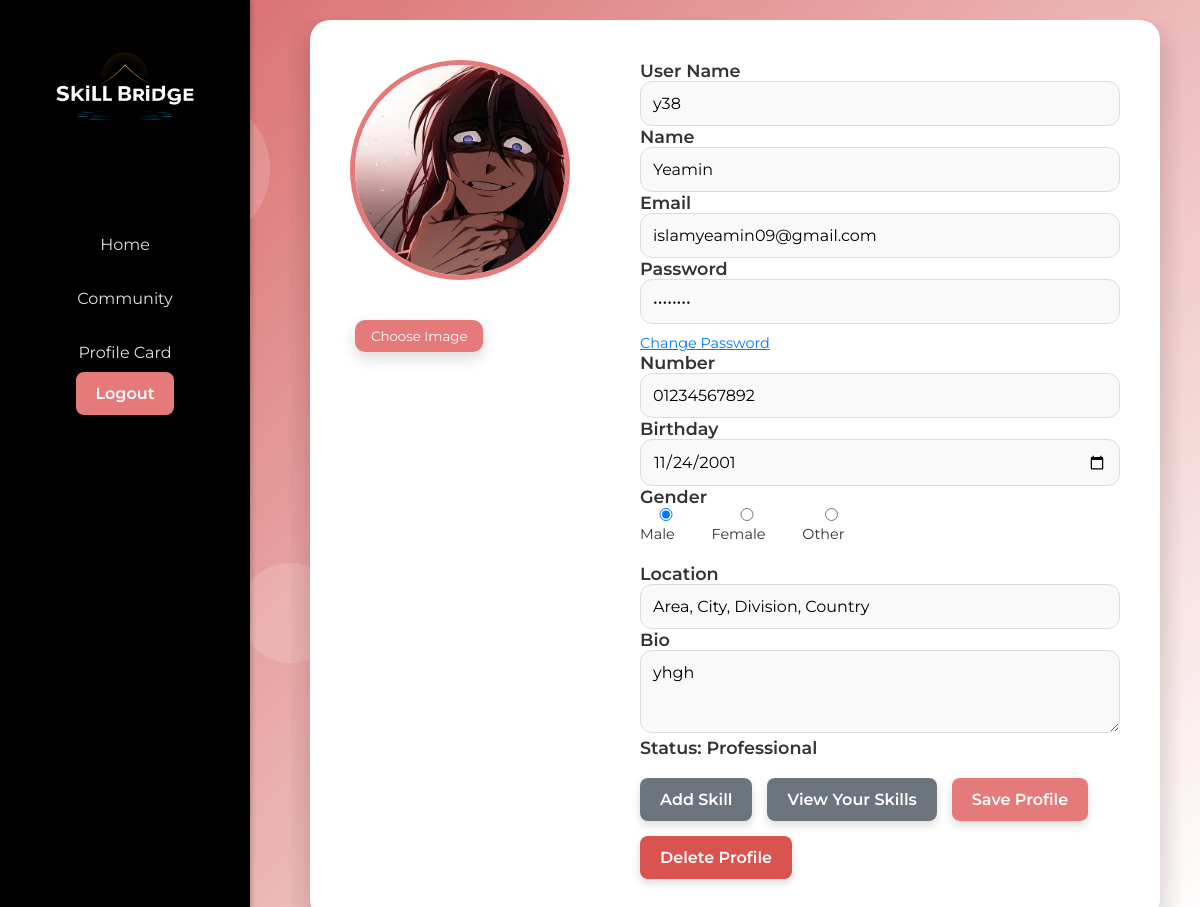
/profile/ (signed in), run on an earlier commit of the app's database.
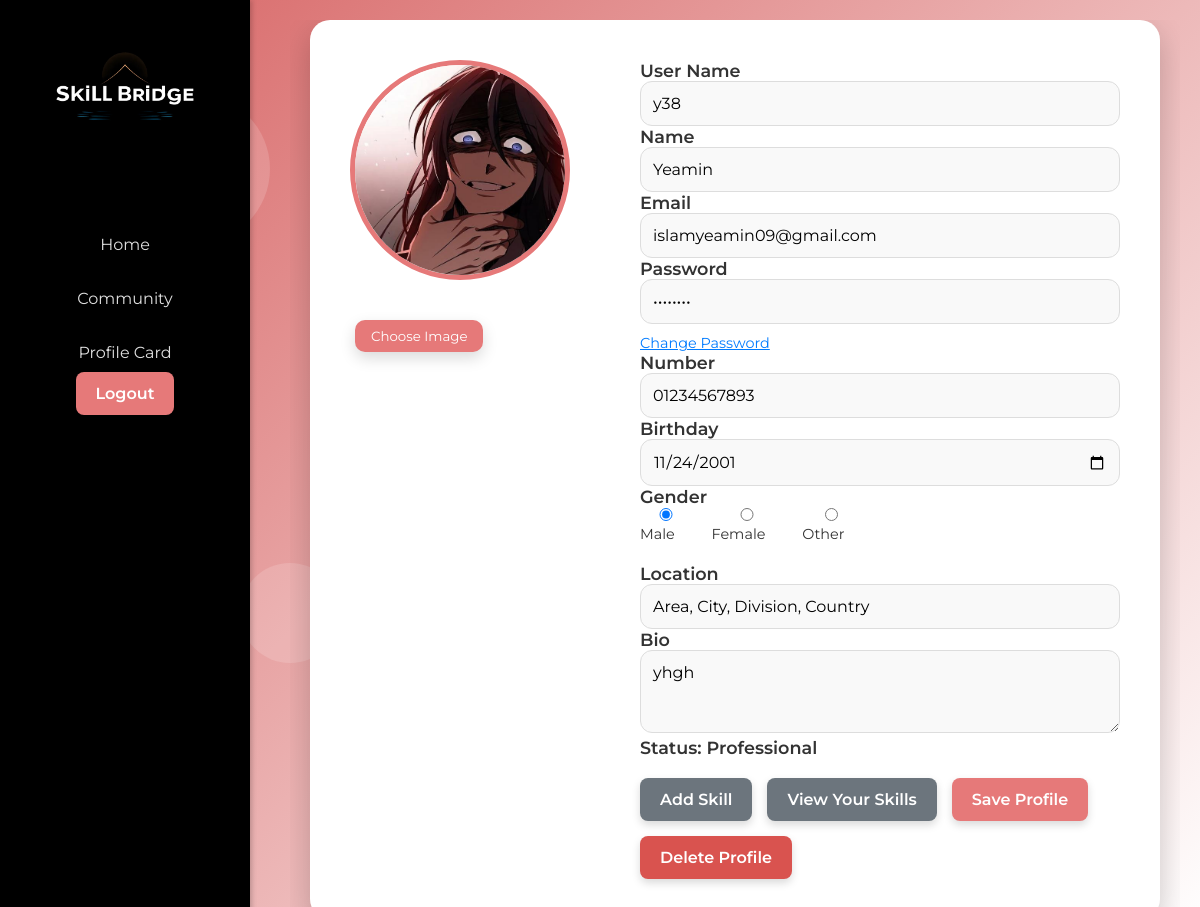
And on a later commit of the database.
### Users/models.py (models this page shows, shortened)
class profile(models.Model):
    user = models.OneToOneField(User, null=True, on_delete=models.CASCADE)
    name = models.CharField(max_length=100, null=True, blank=True)
    bio = models.TextField(null=True, blank=True)
    image = models.ImageField(upload_to='images/profile_images/', default='images/profile_images/default.jpg', null=True, blank=True)
    birthday = models.DateField(null=True, blank=True)
    gender = models.CharField(max_length=10, choices=[('Male', 'Male'), ('Female', 'Female'), ('Other', 'Other')], null=True, blank=True)
    location = models.CharField(max_length=255, null=True, blank=True)
    phone=models.CharField(default="Enter number",max_length=11,null=True, blank=True)
    status=models.CharField(default='Non-professional', max_length=100)

### Users/views.py (the view, shortened to what this page needs)
# urls.py: path('profile/', views.profile_page, name='profile'),
@login_required
def profile_page(request):
    user_profile_instance, created = profile.objects.get_or_create(user=request.user)
    errors = {}
    return render(request, 'profile.html', {'profile': user_profile_instance, 'user': request.user, 'errors': errors})

### templates/profile.html (shortened to what the changed rows need)
{% load static %}
<!DOCTYPE html>
<html lang="en">
<head>
</head>
<body>
    <div class="container">
        <div class="profile-card">
            <div class="profile-image-wrapper">
                <form action="{% url 'profile' %}" method="post" enctype="multipart/form-data">
                    <label for="img" style="cursor: pointer;">
                        <img class="profile-image" src="{{ profile.image.url }}" alt="">
                    </label>
                </form>
            </div>
            <div class="profile-info">
                <form action="{% url 'profile' %}" method="post" enctype="multipart/form-data">
                    <label for="username">User Name</label>
                    <input type="text" id="username" name="username" value="{{ user.username }}" readonly>
                    <label for="name">Name</label>
                    <input type="text" id="name" name="name" value="{{ profile.name }}">
                    <label for="email">Email</label>
                    <input type="email" id="email" name="email" value="{{ user.email }}" readonly>
                    <label for="password">Password</label>
                    <div>
                        <input type="password" value="********" readonly>
                        <a href="{% url 'password_change' %}" class="change-password-link">Change Password</a>
                    </div>
                    <label for="phone">Number</label>
                    <input type="text" id="phone" name="phone" value="{{ profile.phone|default_if_none:''}}">
                    <label for="birthday">Birthday</label>
                    <input type="date" id="birthday" name="birthday" value="{{ profile.birthday|date:'Y-m-d' }}">
                    <label for="gender">Gender</label>
                    <div class="gender-options">
                        <label><input type="radio" name="gender" value="Male" {% if profile.gender == 'Male' %}checked{% endif %}> Male</label>
                        <label><input type="radio" name="gender" value="Female" {% if profile.gender == 'Female' %}checked{% endif %}> Female</label>
                        <label><input type="radio" name="gender" value="Other" {% if profile.gender == 'Other' %}checked{% endif %}> Other</label>
                    </div>
                    <label for="location">Location</label>
                    <input type="text" id="location" name="location" value="{{ profile.location|default:'Area, City, Division, Country' }}">
                    <label for="bio">Bio</label>
                    <textarea id="bio" name="bio" rows="3">{{ profile.bio }}</textarea>
                    <label>Status: {{ profile.status }}</label>
                    <div class="btn-group">
                        {% if profile.status == 'Non-professional' %}
                            <a href="{% url 'activate_professional_mode' %}" class="btn btn-primary">Activate Professional Mode</a>
                        {% elif profile.status == 'Professional' %}
                            <a href="{% url 'add_skill' %}" class="btn btn-secondary">Add Skill</a>
                            <a href="{% url 'view_skill' %}" class="btn btn-secondary">View Your Skills</a>
                        {% endif %}
                        <button type="submit" class="btn btn-primary">Save Profile</button>
                        <a href="{% url 'delete_profile' %}" class="btn btn-danger">Delete Profile</a>
                    </div>
                </form>
            </div>
        </div>
    </div>
</body>
</html>

What changed in the data, as far as the page shows it:
changed profile "Professional": phone "01234567892" → "01234567893"
